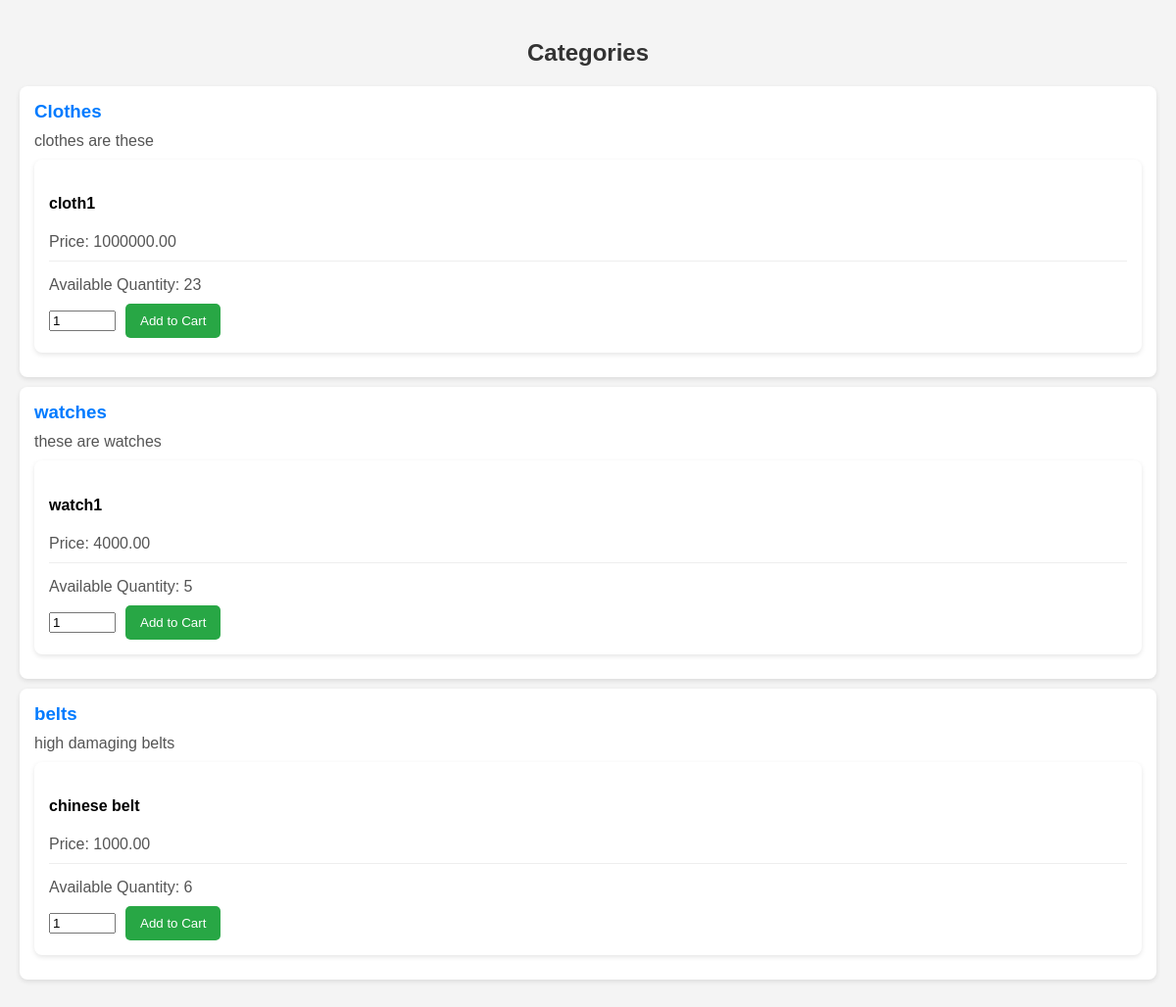
Page /categories/ on the committed database.
### keychain_app/models.py (models this page shows, shortened)
class Category(models.Model):
    name = models.CharField(max_length=100)
    url_name = models.SlugField(unique=True, default='none')  # Specify a default value
    description = models.TextField(blank=True)

class Product(models.Model):
    name = models.CharField(max_length=100)
    description = models.TextField()
    price = models.DecimalField(max_digits=10, decimal_places=2)
    quantity = models.PositiveIntegerField()
    image = models.ImageField(upload_to='products/')
    is_featured = models.BooleanField(default=False)
    category = models.ForeignKey(Category, related_name='products', on_delete=models.CASCADE)

### keychain_app/views.py (the view)
# urls.py: path('categories/', views.category_list, name='category_list'),
def category_list(request):
    categories = Category.objects.all()
    return render(request, 'category_list.html', {'categories': categories})

### keychain_app/templates/category_list.html (shortened to what this page needs)
<!DOCTYPE html>
<html lang="en">
<head>
</head>
<body>
    <h2>Categories</h2>
    <ul>
        {% for category in categories %}
            <li>
                <h3>{{ category.name }}</h3>
                <p>{{ category.description }}</p>
                <ul>
                    {% for product in category.products.all %}
                        <li>
                            <div>
                                <h4>{{ product.name }}</h4>
                                <p>Price: {{ product.price }}</p>
                                <div class="product-details">
                                    <p>Available Quantity: {{ product.quantity }}</p>
                                    <form method="post" action="{% url 'add_product_to_cart' product.id %}" class="add-to-cart">
                                        <input type="number" name="quantity_{{ product.id }}" value="1" min="1" max="{{ product.quantity }}">
                                        <button type="submit">Add to Cart</button>
                                    </form>
                                </div>
                            </div>
                        </li>
                    {% endfor %}
                </ul>
            </li>
        {% endfor %}
    </ul>
</body>
</html>

### keychain_app/templates/category_list.html (style rules this page uses)
body { font-family: Arial, sans-serif; margin: 0; padding: 20px; background-color: #f4f4f4; }
h2 { text-align: center; color: #333; }
ul { list-style-type: none; padding: 0; }
li { background: #fff; margin: 10px 0; padding: 15px; border-radius: 8px; box-shadow: 0 2px 5px rgba(0, 0, 0, 0.1); }
h3 { margin: 0 0 10px; color: #007BFF; }
p { margin: 5px 0; color: #555; }
.product-details { margin-top: 10px; border-top: 1px solid #eee; padding-top: 10px; }
.add-to-cart { display: flex; align-items: center; margin-top: 10px; }
.add-to-cart input { width: 60px; margin-right: 10px; }
.add-to-cart button { background-color: #28a745; color: white; border: none; padding: 10px 15px; border-radius: 5px; cursor: pointer; }

### rows in the picture
Category: name "Clothes", description "clothes are these"
Product: name "cloth1", price "1000000.00", quantity "23", id "1"
Category: name "watches", description "these are watches"
Product: name "watch1", price "4000.00", quantity "5"
Category: name "belts", description "high damaging belts"
Product: name "chinese belt", price "1000.00", quantity "6"
